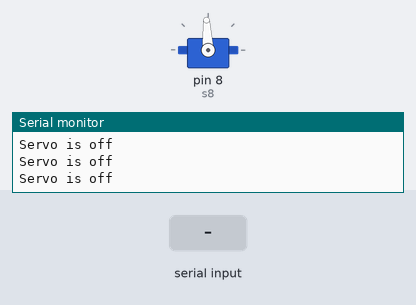
Recording of a sketch running on a simulated Arduino Uno, built with avr-gcc and run on an emulated ATmega328P. Parts: servo, the last lines printed to the serial monitor. Inputs (shaded band) come from the test bench.

Above: at 1.2 s.
1.3 s: "1" received over Serial
At 1.5 s:
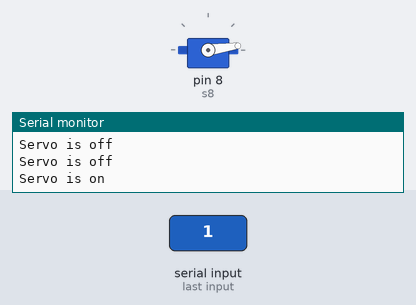
At 2.4 s:
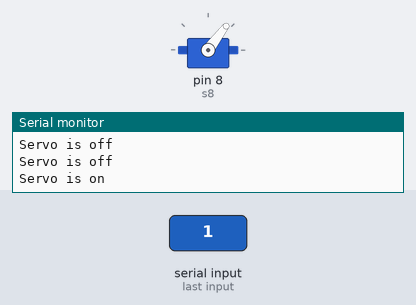
4.3 s: "0" received over Serial
At 4.51 s:
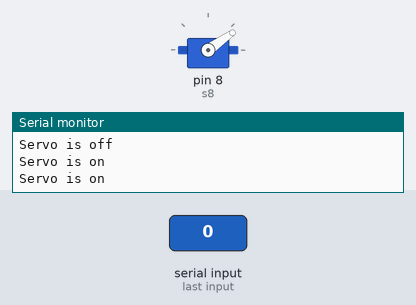
Timing chart, 0 to 7.3 s (numbered marks = the images above; inputs shaded):
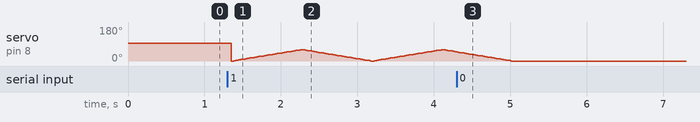

Measured:
- after the input at 4.3 s, servo on pin 8 (s8): goes on until 5.0 s, then stays 0°

The sketch:

Test_Fixture_Functino_w-Serial_Input_for_Load_Cell.ino
```cpp
#include <Servo.h>

Servo s8;  // create servo object to control a servo

int pos8 = 0;    // variable to store the servo position
bool state = false;
char temp;

#define DOUT  3
#define CLK  2

void setup() {
  Serial.begin(9600);
  s8.attach(8);          // attaches the servo on pin 8 to the servo object
  s8.writeMicroseconds(1500);              // tell servo to go to position in variable 'pos'
}

void loop()
{
  if(Serial.available()){
    s8.write(0);
    temp = Serial.read();

    if(temp == '1'){

       state = true;
    }
    else if(temp == '0'){
      state = false;
      s8.write(0);
    }

    else;

  }

  if(state == true){
    Serial.println("Servo is on");

    for (pos8 = 0; pos8 <= 60; pos8 += 1) // goes from 0 degrees to 180 degrees
    {
      s8.write(pos8);                 // in steps of 1 degree
      delay(15);                    // waits 15ms for the servo to reach the position
    }
    for (pos8 = 60; pos8 >= 0; pos8 -= 1) // goes from 180 degrees to 0 degrees
    {
       s8.write(pos8);              // tell servo to go to position in variable 'pos'
       delay(15);                   // waits 15ms for the servo to reach the position
    }

  }
  else{
    Serial.println("Servo is off");
    delay(150);
  }

}
```
